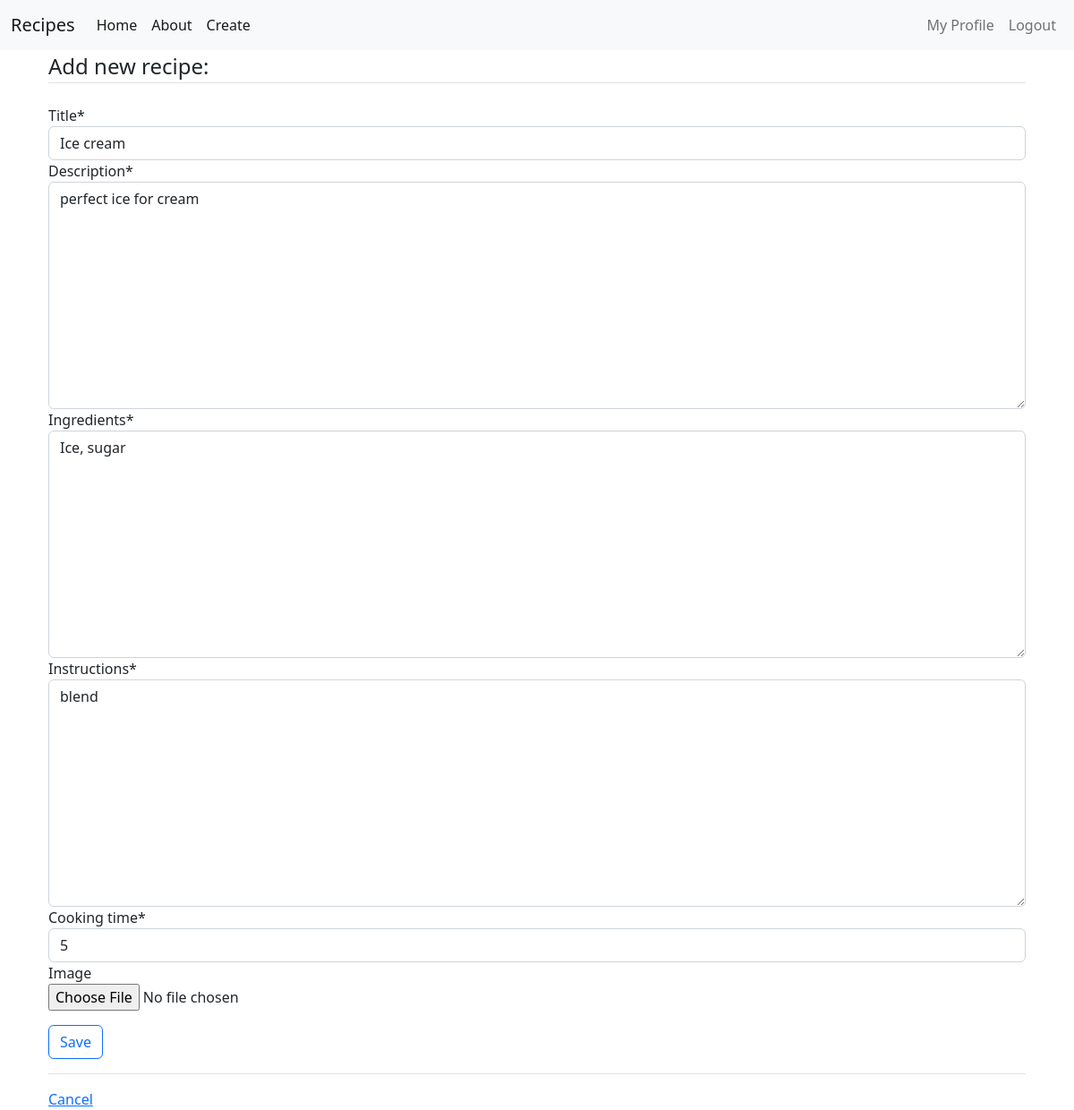
Screenshot of /recipe/6/update/ (signed in) with the database file from the repository.
### recipes/models.py (models this page shows, shortened)
class Recipe(models.Model):
    author = models.ForeignKey(User, on_delete=models.CASCADE, related_name='recipes')
    title = models.CharField(max_length=100)
    description = models.TextField()
    ingredients = models.TextField()
    instructions = models.TextField()
    cooking_time = models.PositiveIntegerField()  # Time in minutes
    image = models.ImageField(upload_to='recipe_images', blank=True, null=True)
    created_at = models.DateTimeField(auto_now_add=True)
    updated_at = models.DateTimeField(auto_now=True)

### recipes/views.py (the view, shortened to what this page needs)
# urls.py: path('recipe/<int:pk>/update/', views.RecipeUpdateView.as_view(), name="recipes-update"),
class RecipeUpdateView(LoginRequiredMixin, UserPassesTestMixin, UpdateView):
    model = models.Recipe
    fields = ['title', 'description', 'ingredients', 'instructions', 'cooking_time', 'image']
    def test_func(self):
        recipe = self.get_object()
        return self.request.user == recipe.author

### recipes/templates/recipes/recipe_form.html (shortened to what this page needs)
{% extends 'recipes/base.html' %}
{% load crispy_forms_tags %}
{% block content %}
<div class="container">
    <form method="POST" enctype="multipart/form-data">
      <fieldset class="form-group">
        <legend class="border-bottom mb-4">Add new recipe:</legend>
        {{ form|crispy }}
      </fieldset>
      <div class="form-group py-3">
        <input class="btn btn-outline-primary" type="submit" value="Save" />
      </div>
    </form>
    <div class="border-top pt-3">
      <a href="{% url 'recipes-home' %}">Cancel</a>
    </div>
</div>
{% endblock content %}

### rows the page displays
Recipe: title "Ice cream", description "perfect ice for cream", ingredients "Ice, sugar", instructions "blend", cooking_time "5"
